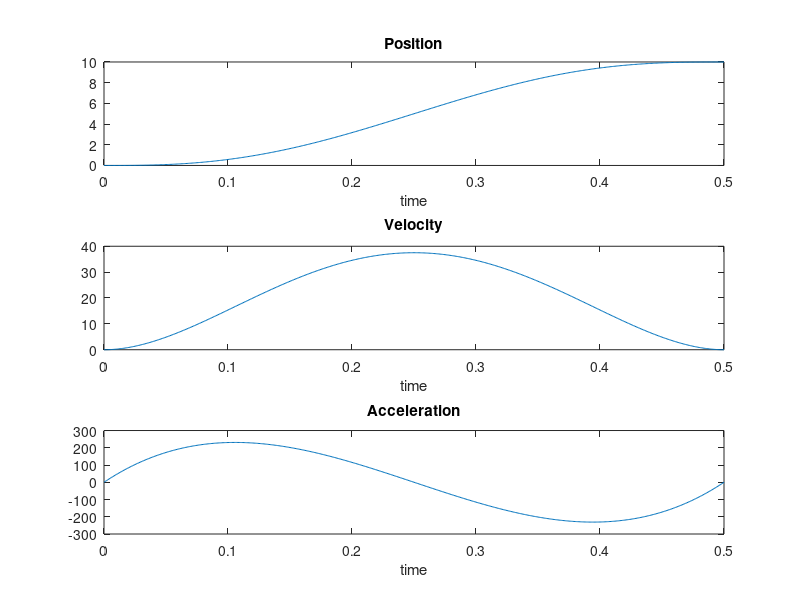
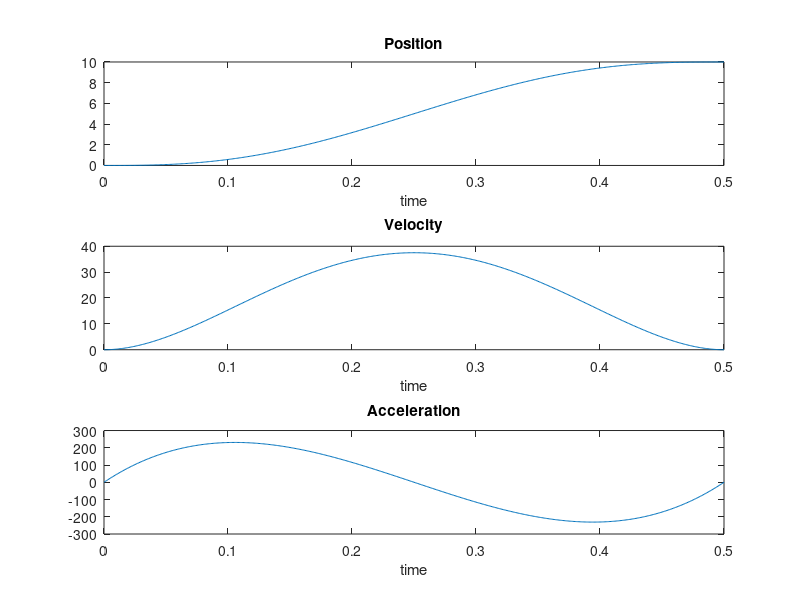
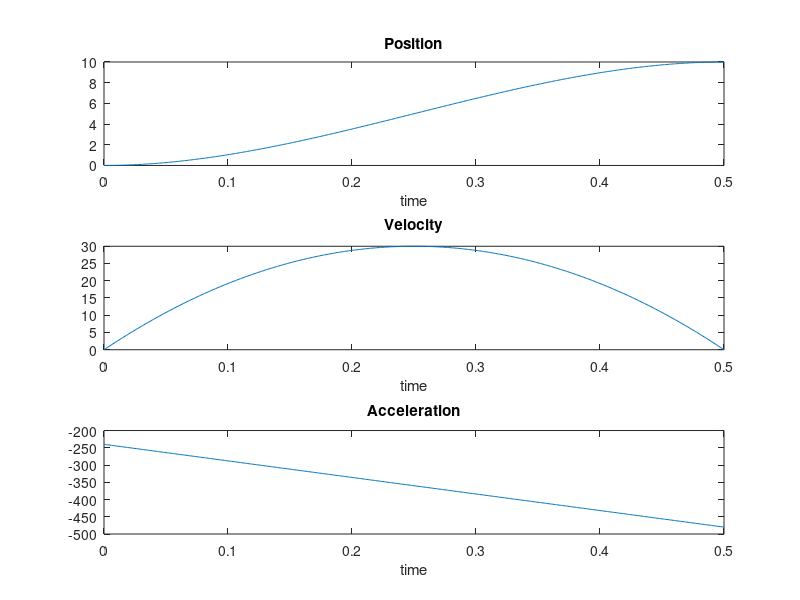
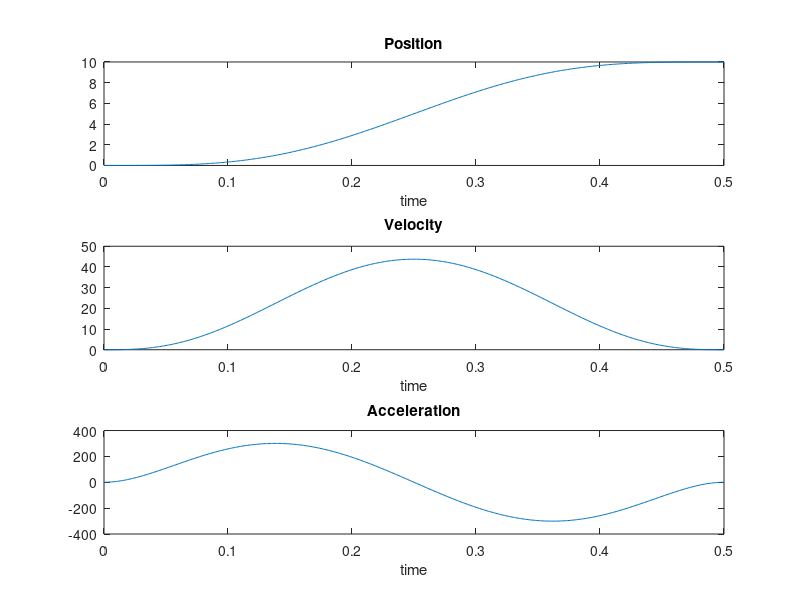

The MATLAB script that drew these images, in order: (Note: this script raises an error after producing the figures.)
%% Mikhail Grushko - BE130 Pset 3

%% Setup

clc;
close all;
clear vars;

%% Problem 1b

Tf = 0.5;
t = 0:0.001:Tf;

x = 1920*t.^5 - 2400*t.^4 + 800*t.^3;
v = 9600*t.^4 - 9600*t.^3 + 2400*t.^2;
a = 38400*t.^3 - 28800*t.^2 + 4800*t.^1;

figure;
subplot(3,1,1); 
plot(t,x); title("Position"); xlabel("time")
subplot(3,1,2); 
plot(t,v); title("Velocity"); xlabel("time")
subplot(3,1,3); 
plot(t,a); title("Acceleration"); xlabel("time")

%% Problem 1d

Tf = 0.5;
t = 0:0.001:Tf;

x = 1920*t.^5 - 2400*t.^4 + 800*t.^3;
v = 9600*t.^4 - 9600*t.^3 + 2400*t.^2;
a = 38400*t.^3 - 28800*t.^2 + 4800*t.^1;

figure;
subplot(3,1,1); 
plot(t,x); title("Position"); xlabel("time")
subplot(3,1,2); 
plot(t,v); title("Velocity"); xlabel("time")
subplot(3,1,3); 
plot(t,a); title("Acceleration"); xlabel("time")

%% Problem 2c

Tf = 0.5;
t = 0:0.001:Tf;

x = -160*t.^3 + 120*t.^2;
v = -480*t.^2 + 240*t.^1;
a = -480*t.^1 - 240*t.^0;

figure;
subplot(3,1,1); 
plot(t,x); title("Position"); xlabel("time")
subplot(3,1,2); 
plot(t,v); title("Velocity"); xlabel("time")
subplot(3,1,3); 
plot(t,a); title("Acceleration"); xlabel("time")

%% Problem 3c

Tf = 0.5;
t = 0:0.001:Tf;

x = -25600*t.^7 + 44800*t.^6 - 26880*t.^5 + 5600*t.^4;
v = -179200*t.^6 + 268800*t.^5 - 134400*t.^4 + 22400*t.^3;
a = -1075200*t.^5 + 1344000*t.^4 - 537600*t.^3 + 67200*t.^2;

figure;
subplot(3,1,1); 
plot(t,x); title("Position"); xlabel("time")
subplot(3,1,2); 
plot(t,v); title("Velocity"); xlabel("time")
subplot(3,1,3); 
plot(t,a); title("Acceleration"); xlabel("time")

%% Problem 4a

% Minimal Square Jerk
N = 1000;
x0 = zeros(1, N);
csj = @(x,xf) diff([0,0,0,x,xf,xf,xf],3);
x = lsqnonlin(@(x) csj(x,10), x0);
x_= [0,x,10];
Tf=0.5; t=[0:(N+1)]/(N+1)*Tf; dt=Tf/(N+1);
figure; 
subplot(311); plot(t,x_); ylabel("Position"); title("Minimal Square Jerk"); hold on;
subplot(312); plot(t(2:end),diff(x_)/dt); ylabel("Velocity");hold on;
subplot(313); plot(t(2:end-1),diff(x_,2)/dt^2); ylabel("Acceleration");xlabel("Time(sec)");hold on;

% Minimal Square Acceleration
N = 1000;
x0 = zeros(1, N);
csa = @(x,xf) diff([0,0,0,x,xf,xf,xf],2);
x = lsqnonlin(@(x) csa(x,10), x0);
x_= [0,x,10];
Tf=0.5; t=[0:(N+1)]/(N+1)*Tf; dt=Tf/(N+1);
figure; 
subplot(311); plot(t,x_); ylabel("Position"); title("Minimal Square Acceleration"); hold on;
subplot(312); plot(t(2:end),diff(x_)/dt); ylabel("Velocity");hold on;
subplot(313); plot(t(2:end-1),diff(x_,2)/dt^2); ylabel("Acceleration");xlabel("Time(sec)");hold on;

% Minimal Square Acceleration
N = 1000;
x0 = zeros(1, N);
css = @(x,xf) diff([0,0,0,x,xf,xf,xf],4);
x = lsqnonlin(@(x) css(x,10), x0);
x_= [0,x,10];
Tf=0.5; t=[0:(N+1)]/(N+1)*Tf; dt=Tf/(N+1);
figure; 
subplot(311); plot(t,x_); ylabel("Position"); title("Minimal Square Acceleration"); hold on;
subplot(312); plot(t(2:end),diff(x_)/dt); ylabel("Velocity");hold on;
subplot(313); plot(t(2:end-1),diff(x_,2)/dt^2); ylabel("Acceleration");xlabel("Time(sec)");hold on;

%% Problem 4b

% I was too lazy to make a separate function file

N = 50;
delta = 1e-8;
x = rand(1, N);
j = @(x,xf) diff([0,0,0,x,xf,xf,xf],3);
gr = 0*x;

for i = 1:1e6;
    prev_gr = gr;
    for k = 1:N
        a = 0*x;
        a(k) = delta;
        gr(k) = sum((j((x + a), 10).^2 - j(x, 10).^2))./delta;
    end
    dgr = gr - prev_gr;
    alpha = abs(dot(gr, gr)/dot(dgr, gr));
    x = x - 0.01*alpha.*gr;
    if rem(i,1000) == 1
        plot(x); title([i, alpha]); drawnow; 
    end
end

disp("Learning Finished")

%% Problem 5

% Minimal Square Jerk
N = 1000;
xi = 0;
xf = 1;
dx = xf/N;
y = linspace(0, 1, N);
dy = diff(y);
obj = @(x,xf) diff([0,0,0,x,xf,xf,xf],4);
x = lsqnonlin(@(x) obj(x, 0), x0);
y = lsqnonlin(@(x) obj(x, 0), x0);
x_= [10,x,0];
Tf=0.5; t=[0:(N+1)]/(N+1)*Tf; dt=Tf/(N+1);
figure; 
subplot(311); plot(t,x_); ylabel("Position"); title("Minimal Square Jerk"); hold on;
subplot(312); plot(t(2:end),diff(x_)/dt); ylabel("Velocity");hold on;
subplot(313); plot(t(2:end-1),diff(x_,2)/dt^2); ylabel("Acceleration");xlabel("Time(sec)");hold on;